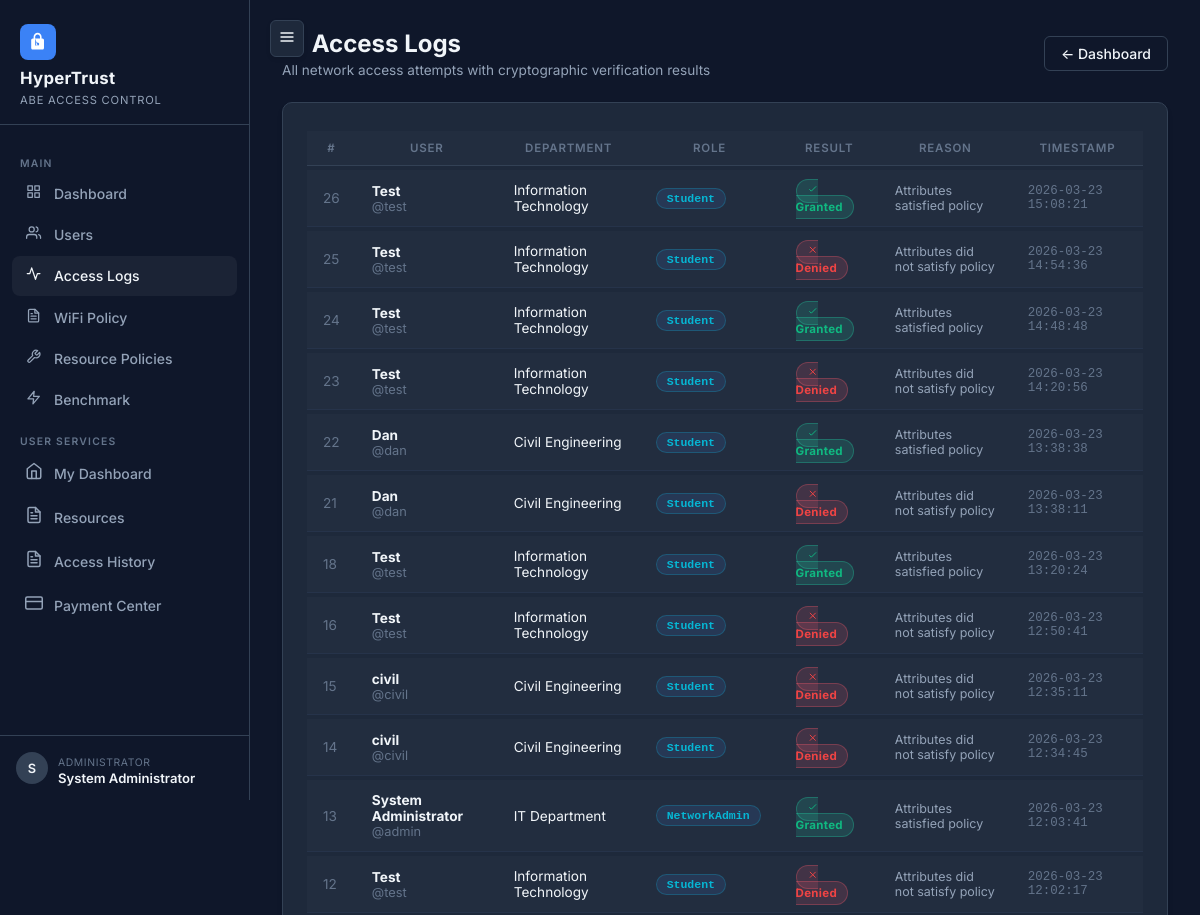
Before: /admin/logs (signed in, upper part) with the older database file.
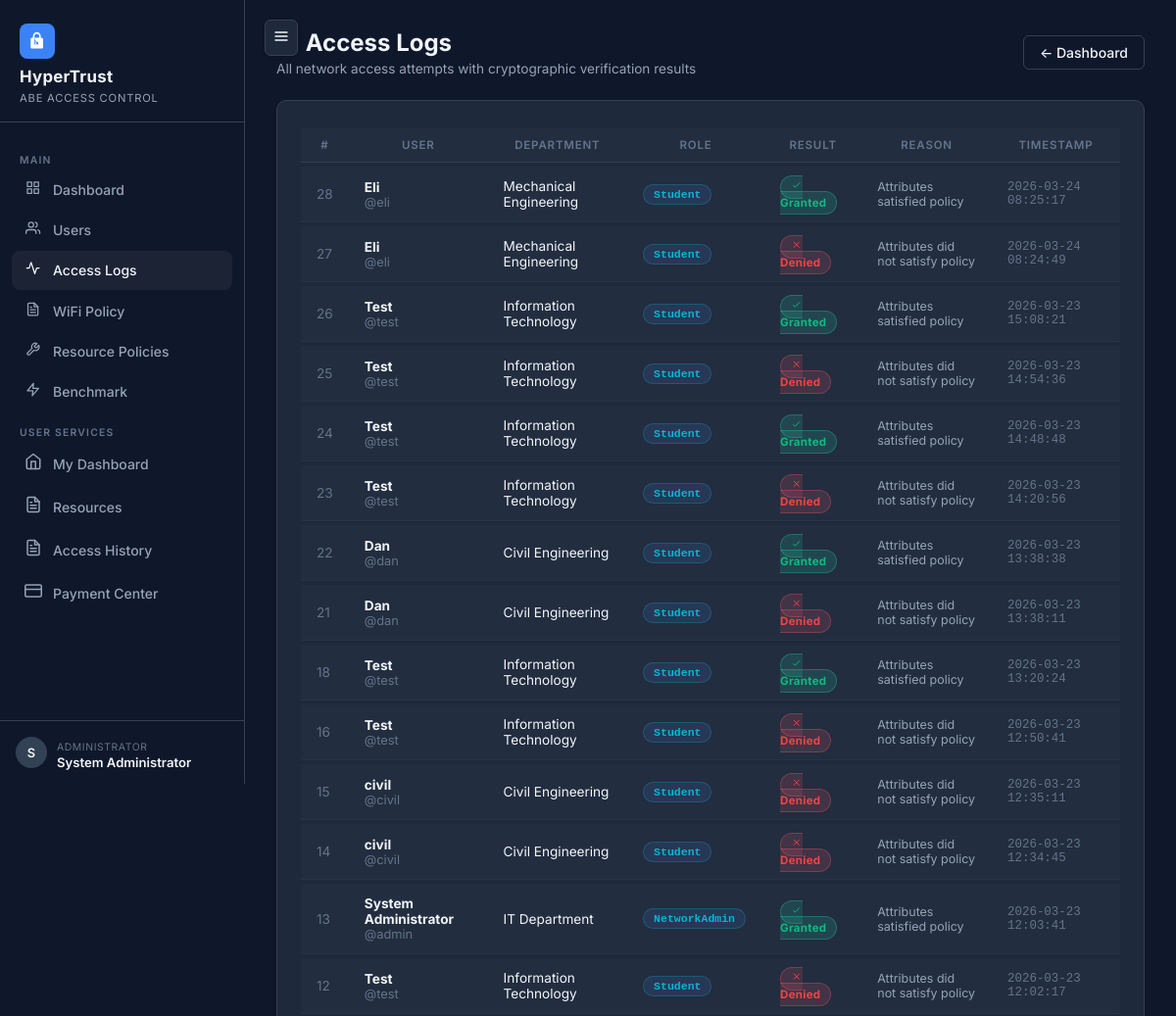
After: the same page with the newer database file.
### tables this page shows
CREATE TABLE access_logs (
    id           INTEGER PRIMARY KEY AUTOINCREMENT,
    user_id      INTEGER NOT NULL REFERENCES users(id),
    token_id     INTEGER REFERENCES access_tokens(id),
    attempt_time DATETIME DEFAULT CURRENT_TIMESTAMP,
    success      INTEGER NOT NULL DEFAULT 0,
    reason       TEXT    NOT NULL DEFAULT ''
);

CREATE TABLE users (
    id           INTEGER PRIMARY KEY AUTOINCREMENT,
    username     TEXT    NOT NULL UNIQUE,
    name         TEXT    NOT NULL,
    department   TEXT    NOT NULL DEFAULT '',
    role         TEXT    NOT NULL DEFAULT 'Student',
    paid_dues    INTEGER NOT NULL DEFAULT 0,   -- 1=True, 0=False
    password_hash TEXT   NOT NULL,
    is_admin     INTEGER NOT NULL DEFAULT 0,
    created_at   DATETIME DEFAULT CURRENT_TIMESTAMP
);

### routes/admin.py (the view)
@admin_bp.route("/logs")
@admin_required
def logs():
    db   = get_db()
    logs = get_all_logs(db)
    return render_template("admin/logs.html", logs=logs)

### db.py (called while the page is built)
def get_db():
    if "db" not in g:
        g.db = sqlite3.connect(
            current_app.config["DB_PATH"],
            detect_types=sqlite3.PARSE_DECLTYPES
        )
        g.db.row_factory = sqlite3.Row
        g.db.execute("PRAGMA foreign_keys = ON")
    return g.db

def get_all_logs(db):
    return db.execute(
        """SELECT l.*, u.username, u.name, u.department, u.role
           FROM access_logs l
           JOIN users u ON l.user_id = u.id
           ORDER BY l.attempt_time DESC
           LIMIT 200"""
    ).fetchall()

### routes/admin.py (called while the page is built)
def admin_required(f):
    @wraps(f)
    def decorated(*args, **kwargs):
        if "user_id" not in session:
            flash("Session expired or invalid. Please log in again.", "warning")
            return redirect(url_for("auth.login"))
        if not session.get("is_admin"):
            return render_template("errors/403.html"), 403
        return f(*args, **kwargs)
    return decorated

### templates/admin/logs.html (shortened to what this page needs)
{% extends "base.html" %}
{% block content %}
<div class="page-header d-flex justify-between align-items-center">
    <div>
        <h2> Access Logs</h2>
        <p>All network access attempts with cryptographic verification results</p>
    </div>
    <a href="{{ url_for('admin.dashboard') }}" class="btn-outline-ht">&larr; Dashboard</a>
</div>
<div class="glass-card p-6">
    {% if logs %}
    <div style="overflow-x:auto;">
        <table class="ht-table">
            <thead>
                <tr>
                    <th>#</th>
                    <th>User</th>
                    <th>Department</th>
                    <th>Role</th>
                    <th>Result</th>
                    <th>Reason</th>
                    <th>Timestamp</th>
                </tr>
            </thead>
            <tbody>
                {% for log in logs %}
                <tr>
                    <td class="text-muted-ht">{{ log.id }}</td>
                    <td>
                        <strong>{{ log.name }}</strong>
                        <div class="text-muted-ht">@{{ log.username }}</div>
                    </td>
                    <td>{{ log.department }}</td>
                    <td><span class="badge-attr">{{ log.role }}</span></td>
                    <td>
                        {% if log.success %}
                        <span class="badge-granted"><svg viewBox="0 0 24 24" width="1em" height="1em"
                                stroke="currentColor" fill="none" stroke-width="2">
                                <path d="M5 13l4 4L19 7" />
                            </svg> Granted</span>
                        {% else %}
                        <span class="badge-denied"><svg viewBox="0 0 24 24" width="1em" height="1em"
                                stroke="currentColor" fill="none" stroke-width="2">
                                <path d="M18 6L6 18M6 6l12 12" />
                            </svg> Denied</span>
                        {% endif %}
                    </td>
                    <td style="font-size:0.78rem;color:var(--text-secondary);">{{ log.reason or '—' }}</td>
                    <td class="mono text-muted-ht" style="font-size:0.78rem;">{{ log.attempt_time }}</td>
                </tr>
                {% endfor %}
            </tbody>
        </table>
    </div>
    {% endif %}
</div>
{% endblock %}

Changed rows visible on the page:
added access_logs: id "28", name "Eli", username "eli", department "Mechanical Engineering", role "Student", success 1 (drawn), reason "Attributes satisfied policy", attempt_time "2026-03-24 08:25:17"
added access_logs: id "27", name "Eli", username "eli", department "Mechanical Engineering", role "Student", success 0 (drawn), reason "Attributes did not satisfy policy", attempt_time "2026-03-24 08:24:49"
